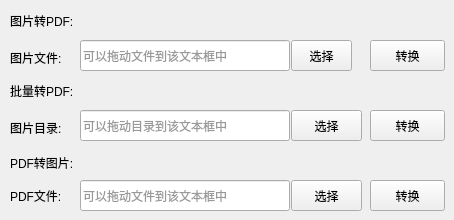
       <widget class="QWidget" name="tab_transform">
        <attribute name="title">
         <string>转换工具</string>
        </attribute>
        <widget class="CustomLineEdit" name="lineEditImageFile">
         <property name="geometry">
          <rect>
           <x>80</x>
           <y>40</y>
           <width>210</width>
           <height>31</height>
          </rect>
         </property>
         <property name="styleSheet">
          <string notr="true">color: rgb(52, 52, 52);</string>
         </property>
         <property name="readOnly">
          <bool>true</bool>
         </property>
         <property name="placeholderText">
          <string>可以拖动文件到该文本框中</string>
         </property>
        </widget>
        <widget class="QLabel" name="label_i2p">
         <property name="geometry">
          <rect>
           <x>10</x>
           <y>42</y>
           <width>71</width>
           <height>31</height>
          </rect>
         </property>
         <property name="text">
          <string>图片文件:</string>
         </property>
        </widget>
        <widget class="QPushButton" name="btnSelectImageFile">
         <property name="geometry">
          <rect>
           <x>291</x>
           <y>40</y>
           <width>61</width>
           <height>31</height>
          </rect>
         </property>
         <property name="text">
          <string>选择</string>
         </property>
        </widget>
        <widget class="QPushButton" name="btnTransform">
         <property name="geometry">
          <rect>
           <x>370</x>
           <y>40</y>
           <width>75</width>
           <height>31</height>
          </rect>
         </property>
         <property name="text">
          <string>转换</string>
         </property>
        </widget>
        <widget class="QLabel" name="label_i2p_2">
         <property name="geometry">
          <rect>
           <x>10</x>
           <y>10</y>
           <width>101</width>
           <height>21</height>
          </rect>
         </property>
         <property name="styleSheet">
          <string notr="true">font: 700 9pt &quot;Microsoft YaHei UI&quot;;</string>
         </property>
         <property name="text">
          <string>图片转PDF:</string>
         </property>
        </widget>
        <widget class="QLabel" name="label_i2p_3">
         <property name="geometry">
          <rect>
           <x>10</x>
           <y>80</y>
           <width>271</width>
           <height>21</height>
          </rect>
         </property>
         <property name="styleSheet">
          <string notr="true">font: 700 9pt &quot;Microsoft YaHei UI&quot;;</string>
         </property>
         <property name="text">
          <string>批量转PDF:</string>
         </property>
        </widget>
        <widget class="QPushButton" name="btnTransformBat">
         <property name="geometry">
          <rect>
           <x>370</x>
           <y>110</y>
           <width>75</width>
           <height>31</height>
          </rect>
         </property>
         <property name="text">
          <string>转换</string>
         </property>
        </widget>
        <widget class="QPushButton" name="btnSelectImageDir">
         <property name="geometry">
          <rect>
           <x>291</x>
           <y>110</y>
           <width>71</width>
           <height>31</height>
          </rect>
         </property>
         <property name="text">
          <string>选择</string>
         </property>
        </widget>
        <widget class="QLabel" name="label_i2p_4">
         <property name="geometry">
          <rect>
           <x>10</x>
           <y>117</y>
           <width>71</width>
           <height>21</height>
          </rect>
         </property>
         <property name="text">
          <string>图片目录:</string>
         </property>
        </widget>
        <widget class="CustomLineEdit" name="lineEditImageDir">
         <property name="geometry">
          <rect>
           <x>80</x>
           <y>110</y>
           <width>210</width>
           <height>31</height>
          </rect>
         </property>
         <property name="styleSheet">
          <string notr="true">color: rgb(52, 52, 52);</string>
         </property>
         <property name="readOnly">
          <bool>true</bool>
         </property>
         <property name="placeholderText">
          <string>可以拖动目录到该文本框中</string>
         </property>
        </widget>
        <widget class="QLabel" name="label_i2p_5">
         <property name="geometry">
          <rect>
           <x>10</x>
           <y>152</y>
           <width>101</width>
           <height>21</height>
          </rect>
         </property>
         <property name="styleSheet">
          <string notr="true">font: 700 9pt &quot;Microsoft YaHei UI&quot;;</string>
         </property>
         <property name="text">
          <string>PDF转图片:</string>
         </property>
        </widget>
        <widget class="CustomLineEdit" name="lineEditPdfFile">
         <property name="geometry">
          <rect>
           <x>80</x>
           <y>180</y>
           <width>210</width>
           <height>31</height>
          </rect>
         </property>
         <property name="styleSheet">
          <string notr="true">color: rgb(52, 52, 52);</string>
         </property>
         <property name="readOnly">
          <bool>true</bool>
         </property>
         <property name="placeholderText">
          <string>可以拖动文件到该文本框中</string>
         </property>
        </widget>
        <widget class="QPushButton" name="btnPdfToImage">
         <property name="geometry">
          <rect>
           <x>370</x>
           <y>180</y>
           <width>75</width>
           <height>31</height>
          </rect>
         </property>
         <property name="text">
          <string>转换</string>
         </property>
        </widget>
        <widget class="QPushButton" name="btnSelectPDFFile">
         <property name="geometry">
          <rect>
           <x>291</x>
           <y>180</y>
           <width>71</width>
           <height>31</height>
          </rect>
         </property>
         <property name="text">
          <string>选择</string>
         </property>
        </widget>
        <widget class="QLabel" name="label_i2p_6">
         <property name="geometry">
          <rect>
           <x>10</x>
           <y>188</y>
           <width>61</width>
           <height>16</height>
          </rect>
         </property>
         <property name="text">
          <string>PDF文件:</string>
         </property>
        </widget>
        <zorder>label_i2p</zorder>
        <zorder>lineEditImageFile</zorder>
        <zorder>btnSelectImageFile</zorder>
        <zorder>btnTransform</zorder>
        <zorder>label_i2p_2</zorder>
        <zorder>label_i2p_3</zorder>
        <zorder>btnTransformBat</zorder>
        <zorder>btnSelectImageDir</zorder>
        <zorder>label_i2p_4</zorder>
        <zorder>lineEditImageDir</zorder>
        <zorder>label_i2p_5</zorder>
        <zorder>btnPdfToImage</zorder>
        <zorder>btnSelectPDFFile</zorder>
        <zorder>label_i2p_6</zorder>
        <zorder>lineEditPdfFile</zorder>
       </widget>
